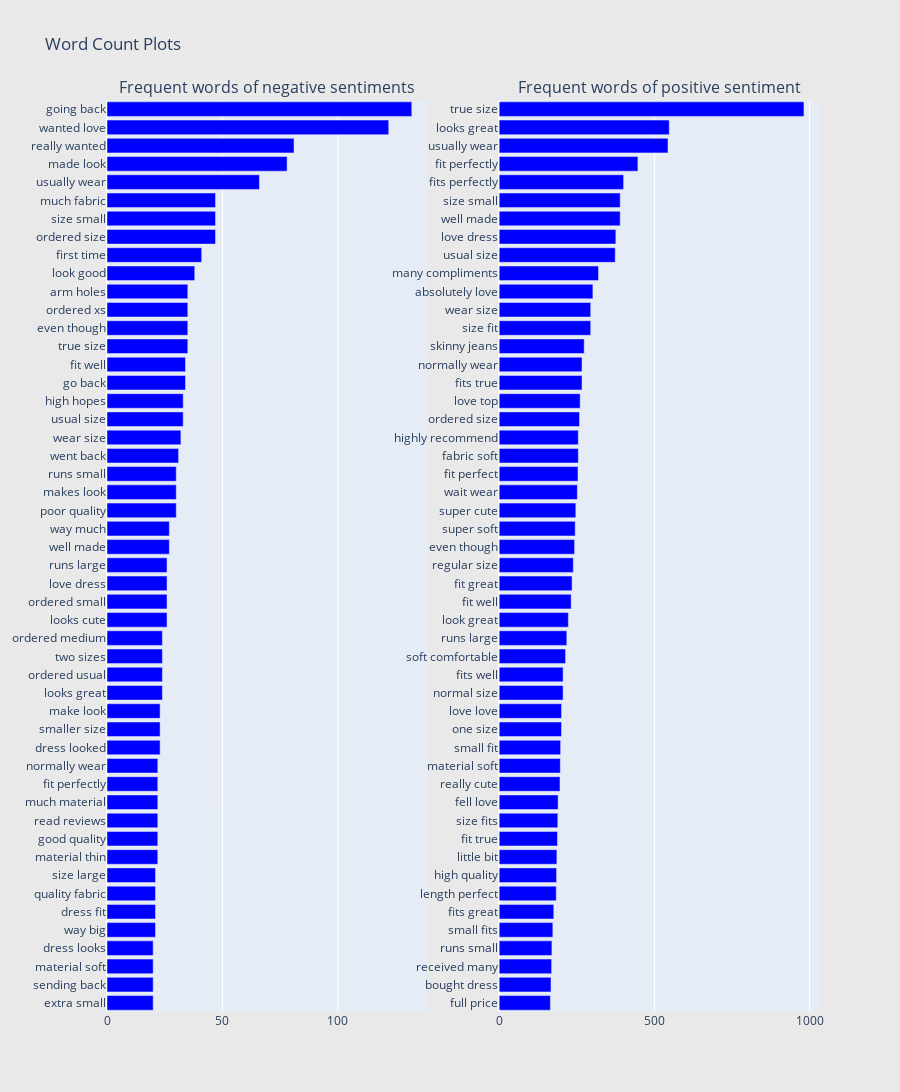

The notebook cell this image was saved under:
### Code cell
# Word count

configure_plotly_browser_state()## this is the function for showing the plot

from collections import defaultdict
train1_df = ecom_review1[ecom_review1["Rating"]>3]
train0_df = ecom_review1[ecom_review1["Rating"]<3]

## custom function for ngram generation ##  Please not you can just change the Ngram =1 or 2 and the chart will change
def generate_ngrams(text, n_gram=2):
    token = [token for token in text.lower().split(" ") if token != "" if token not in STOPWORDS]
    ngrams = zip(*[token[i:] for i in range(n_gram)])
    return [" ".join(ngram) for ngram in ngrams]

## custom function for horizontal bar chart ##
def horizontal_bar_chart(df, color):
    trace = go.Bar(
        y=df["word"].values[::-1],
        x=df["wordcount"].values[::-1],
        showlegend=False,
        orientation = 'h',
        marker=dict(
            color=color,
        ),
    )
    return trace

## Get the bar chart for negative sentiments##
freq_dict = defaultdict(int)
for sent in train0_df["clean_text"]:
    for word in generate_ngrams(sent):
        freq_dict[word] += 1
fd_sorted = pd.DataFrame(sorted(freq_dict.items(), key=lambda x: x[1])[::-1])
fd_sorted.columns = ["word", "wordcount"]
trace0 = horizontal_bar_chart(fd_sorted.head(50), 'blue')

## Get the bar chart from positives ##
freq_dict = defaultdict(int)
for sent in train1_df["clean_text"]:
    for word in generate_ngrams(sent):
        freq_dict[word] += 1
fd_sorted = pd.DataFrame(sorted(freq_dict.items(), key=lambda x: x[1])[::-1])
fd_sorted.columns = ["word", "wordcount"]
trace1 = horizontal_bar_chart(fd_sorted.head(50), 'blue')

# Creating two subplots
fig = tools.make_subplots(rows=1, cols=2, vertical_spacing=0.04,
                          subplot_titles=["Frequent words of negative sentiments", 
                                          "Frequent words of positive sentiment"])
fig.append_trace(trace0, 1, 1)
fig.append_trace(trace1, 1, 2)
fig['layout'].update(height=1200, width=900, paper_bgcolor='rgb(233,233,233)', title="Word Count Plots")
py.iplot(fig, filename='word-plots')

#plt.figure(figsize=(10,16))
#sns.barplot(x="ngram_count", y="ngram", data=fd_sorted.loc[:50,:], color="b")
#plt.title("Frequent words for Insincere Questions", fontsize=16)
#plt.show()

### Figure 1 — Plotly figure (JSON) as saved in the notebook; plotly's stock layout.template omitted (floating-point values rounded to 4 significant figures)
{"data": [{"showlegend": false, "orientation": "h", "yaxis": "y", "y": ["extra small", "sending back", "material soft", "dress looks", "way big", "dress fit", "quality fabric", "size large", "material thin", "good quality", "read reviews", "much material", "fit perfectly", "normally wear", "dress looked", "smaller size", "make look", "looks great", "ordered usual", "two sizes", "ordered medium", "looks cute", "ordered small", "love dress", "runs large", "well made", "way much", "poor quality", "makes look", "runs small", "went back", "wear size", "usual size", "high hopes", "go back", "fit well", "true size", "even though", "ordered xs", "arm holes", "look good", "first time", "ordered size", "size small", "much fabric", "usually wear", "made look", "really wanted", "wanted love", "going back"], "xaxis": "x", "marker": {"color": "blue"}, "x": [20, 20, 20, 20, 21, 21, 21, 21, 22, 22, 22, 22, 22, 22, 23, 23, 23, 24, 24, 24, 24, 26, 26, 26, 26, 27, 27, 30, 30, 30, 31, 32, 33, 33, 34, 34, 35, 35, 35, 35, 38, 41, 47, 47, 47, 66, 78, 81, 122, 132], "type": "bar"}, {"showlegend": false, "orientation": "h", "yaxis": "y2", "y": ["full price", "bought dress", "received many", "runs small", "small fits", "fits great", "length perfect", "high quality", "little bit", "fit true", "size fits", "fell love", "really cute", "material soft", "small fit", "one size", "love love", "normal size", "fits well", "soft comfortable", "runs large", "look great", "fit well", "fit great", "regular size", "even though", "super soft", "super cute", "wait wear", "fit perfect", "fabric soft", "highly recommend", "ordered size", "love top", "fits true", "normally wear", "skinny jeans", "size fit", "wear size", "absolutely love", "many compliments", "usual size", "love dress", "well made", "size small", "fits perfectly", "fit perfectly", "usually wear", "looks great", "true size"], "xaxis": "x2", "marker": {"color": "blue"}, "x": [165, 167, 169, 170, 173, 176, 184, 185, 186, 188, 189, 190, 196, 197, 198, 201, 201, 206, 206, 214, 218, 223, 232, 235, 239, 243, 245, 247, 252, 254, 255, 255, 259, 261, 267, 267, 274, 295, 295, 302, 320, 374, 376, 390, 390, 401, 447, 544, 548, 982], "type": "bar"}], "layout": {"xaxis": {"domain": [0, 0.45], "anchor": "y"}, "title": {"text": "Word Count Plots"}, "paper_bgcolor": "rgb(233,233,233)", "yaxis": {"domain": [0, 1], "anchor": "x"}, "xaxis2": {"domain": [0.55, 1], "anchor": "y2"}, "height": 1200, "width": 900, "yaxis2": {"domain": [0, 1], "anchor": "x2"}, "annotations": [{"yanchor": "bottom", "xref": "paper", "xanchor": "center", "yref": "paper", "text": "Frequent words of negative sentiments", "y": 1, "x": 0.225, "font": {"size": 16}, "showarrow": false}, {"yanchor": "bottom", "xref": "paper", "xanchor": "center", "yref": "paper", "text": "Frequent words of positive sentiment", "y": 1, "x": 0.775, "font": {"size": 16}, "showarrow": false}]}}
